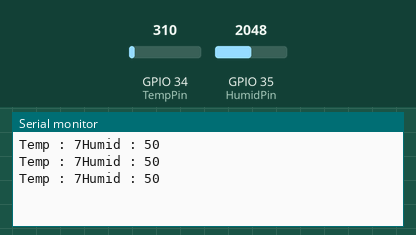
Recording of a program running on a simulated ESP32. Parts: the last lines printed to the serial monitor. The test bench sets the inputs (shaded band); at power-on: GPIO 34 (TempPin) = 310, GPIO 35 (HumidPin) = 2048.

Above: at 2.2 s.
2.3 s: GPIO 34 (TempPin) set to 372
At 2.9 s:
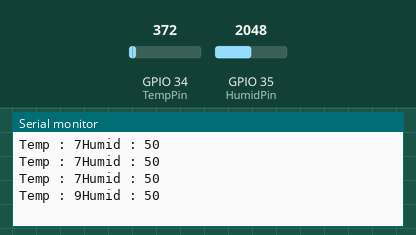
3.8 s: GPIO 35 (HumidPin) set to 2866
At 4.4 s:
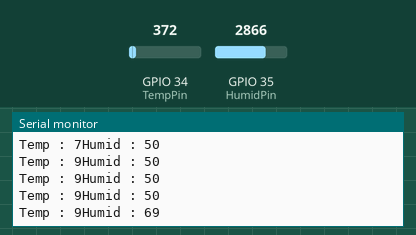
5.3 s: GPIO 34 (TempPin) set to 434
At 5.9 s:
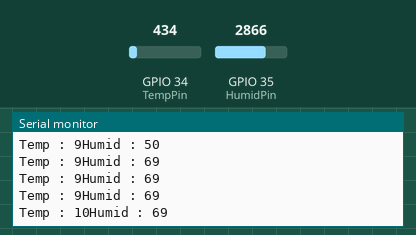
6.8 s: GPIO 35 (HumidPin) set to 3603
At 7.4 s:
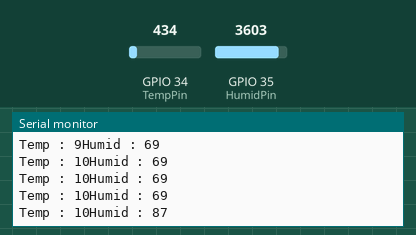
Timing chart, 0 to 9.3 s (numbered marks = the images above; inputs shaded):
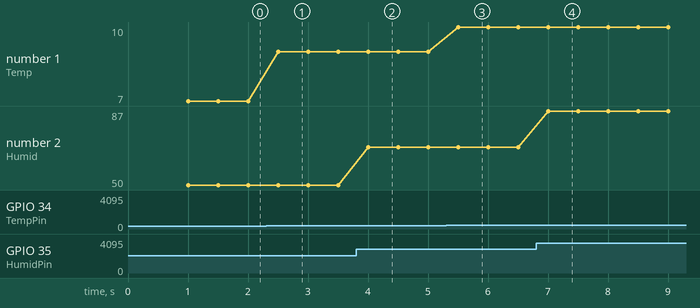

The program:

main.cpp
```cpp
#include <Arduino.h>
// Potentiometer is connected to GPIO 34 (Analog ADC1_CH6)
const int potPin = 34;
const int TempPin = 34;
const int HumidPin = 35;

// variable for storing the potentiometer value
int TempValue = 0;
int HumidValue = 0;

void setup()
{
    Serial.begin(115200);
    delay(1000);
}

void loop()
{
    // Reading potentiometer value
    TempValue = analogRead(TempPin) / 40.96;
    Serial.print("Temp : ");
    Serial.print(TempValue);
    HumidValue = analogRead(HumidPin) / 40.96;
    Serial.print("Humid : ");
    Serial.println(HumidValue);

    delay(500);
}
```

Measured:
- after the input at 2.3 s, the serial monitor: prints a new line after 0.20 s (image 1)
- after the input at 3.8 s, the serial monitor: prints a new line after 0.20 s (image 2)
- after the input at 5.3 s, the serial monitor: prints a new line after 0.20 s (image 3)
- after the input at 6.8 s, the serial monitor: prints a new line after 0.20 s (image 4)
- plotted number 1: 7 → 9 after the input at 2.3 s, 9 → 10 after the input at 5.3 s
- plotted number 2: 50 → 69 after the input at 3.8 s, 69 → 87 after the input at 6.8 s
